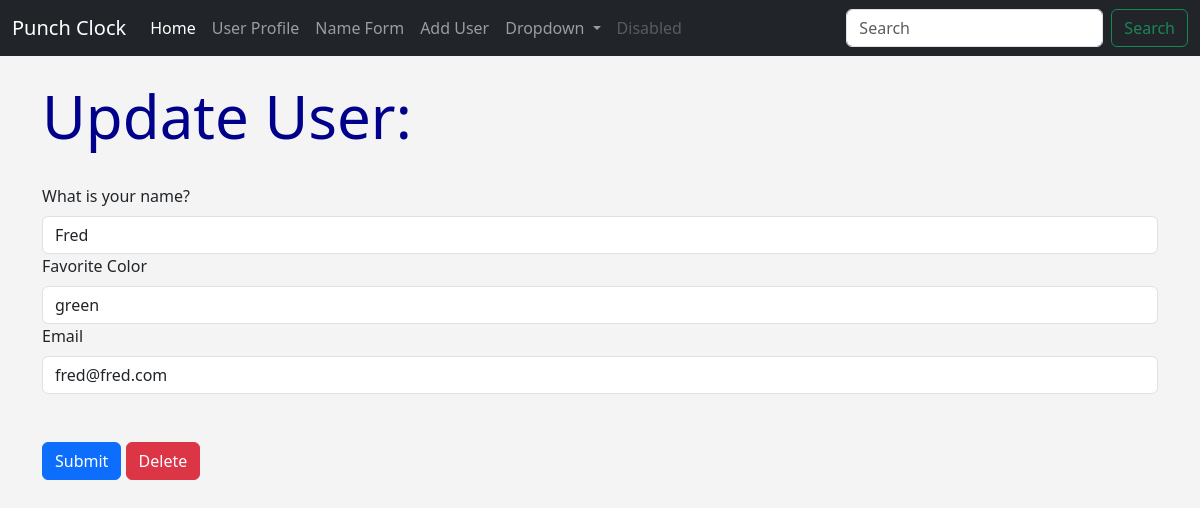
The page /update/3 on the database as committed earlier.
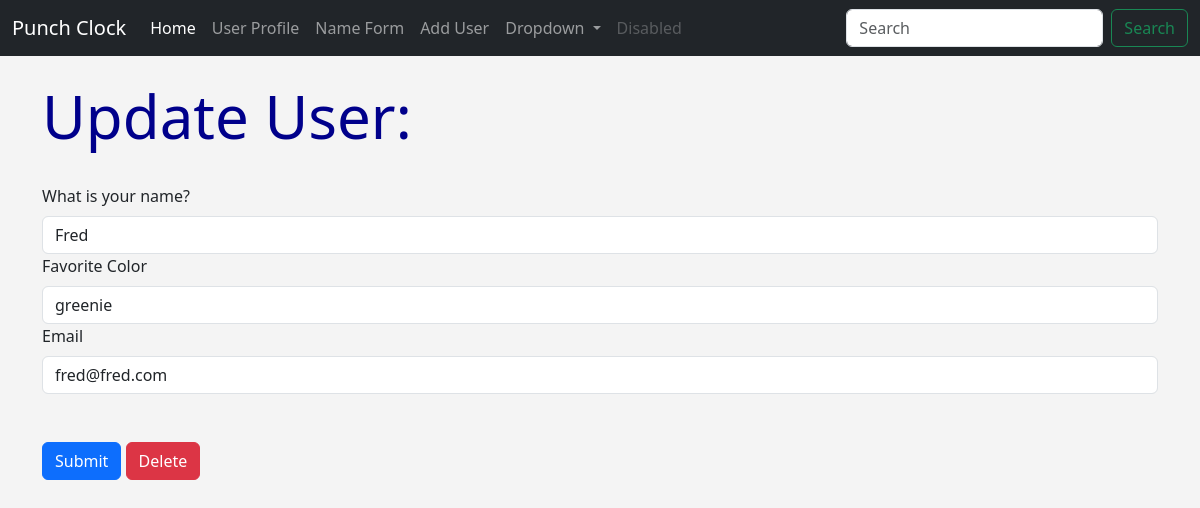
The same page on the database as committed later.
### hello.py (models this page shows, shortened)
class Users(db.Model):
    id = db.Column(db.Integer, primary_key=True)
    name = db.Column(db.String(200), nullable=False)
    email = db.Column(db.String(100), nullable=False, unique=True)
    date_added = db.Column(db.DateTime, default=datetime.utcnow)
    fav_color = db.Column(db.String(120))
    punches = db.relationship('Punches', backref='users', lazy=True)
    password_hash = db.Column(db.String(128))
    @property
    def password(self):
        raise AttributeError("Password is not a readable attribute!")

### hello.py (the view)
@app.route('/update/<int:id>', methods=['GET', 'POST'])
def update(id):
    name = None
    form = UserForm()
    user_to_update = Users.query.get_or_404(id)
    our_users = Users.query.order_by(Users.date_added)
    if request.method == "POST":
        user_to_update.name = request.form['name']
        user_to_update.email = request.form['email']
        user_to_update.fav_color = request.form['fav_color']
        try:
            db.session.commit()
            flash("User updated!")
            return render_template("update.html", form=form, user_to_update=user_to_update, id=id)
        except:
            flash("Something went wrong!")
            return render_template("update.html", form=form, user_to_update=user_to_update, id=id)
    else:
        return render_template("update.html", form=form, user_to_update=user_to_update, id=id)

### hello.py
class UserForm(FlaskForm):
    name = StringField("What is your name?", validators=[DataRequired()])
    email = StringField("Email", validators=[DataRequired(),Email()])
    fav_color = StringField("Favorite Color")
    password_hash = PasswordField("Password", validators=[DataRequired(), EqualTo("password_hash2", message="Passwords Must Match!")])
    password_hash2 = PasswordField("Confrim Password", validators=[DataRequired()])
    submit = SubmitField("Submit")

### templates/update.html (shortened to what this page needs)
{% extends 'base.html' %}
{% block content %}
{% if name %}
    <h1>Update User</h1>
    <br/><br/>
{% else %}
    <h1>Update User:</h1>
    <br/>
    <form action="/update/{{ user_to_update.id }}" method="POST">
        {{ form.name.label(class="form-label") }}
        {{ form.name(class="form-control", value=user_to_update.name) }}
        {{ form.fav_color.label(class="form-label") }}
        {{ form.fav_color(class="form-control", value=user_to_update.fav_color) }}
        {{ form.email.label(class="form-label") }}
        {{ form.email(class="form-control", value=user_to_update.email) }}
        <br/><br/>
        {{ form.submit(class="btn btn-primary") }}
        <a href="{{ url_for('delete', id=id) }}" class="btn btn-danger">Delete</a>
    </form>
<br/><br/>
{% endif %}
{% endblock %}

Rows that differ between the two databases and show on the page:
changed Users "Fred": fav_color "green" → "greenie"
